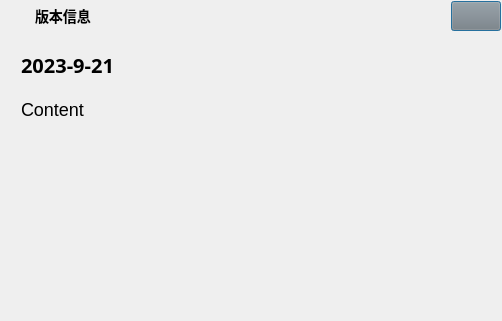
<?xml version="1.0" encoding="UTF-8"?>
<ui version="4.0">
 <class>UpdateUiClass</class>
 <widget class="QDialog" name="UpdateUiClass">
  <property name="geometry">
   <rect>
    <x>0</x>
    <y>0</y>
    <width>502</width>
    <height>321</height>
   </rect>
  </property>
  <property name="windowTitle">
   <string>Dialog</string>
  </property>
  <property name="windowIcon">
   <iconset resource="../res/QuickInput.qrc">
    <normaloff>:/icon.png</normaloff>:/icon.png</iconset>
  </property>
  <layout class="QVBoxLayout" name="verticalLayout">
   <property name="spacing">
    <number>0</number>
   </property>
   <property name="leftMargin">
    <number>1</number>
   </property>
   <property name="topMargin">
    <number>1</number>
   </property>
   <property name="rightMargin">
    <number>1</number>
   </property>
   <property name="bottomMargin">
    <number>1</number>
   </property>
   <item>
    <widget class="QWidget" name="title_widget" native="true">
     <property name="minimumSize">
      <size>
       <width>0</width>
       <height>30</height>
      </size>
     </property>
     <property name="maximumSize">
      <size>
       <width>16777215</width>
       <height>30</height>
      </size>
     </property>
     <layout class="QHBoxLayout" name="horizontalLayout">
      <property name="spacing">
       <number>0</number>
      </property>
      <property name="leftMargin">
       <number>5</number>
      </property>
      <property name="topMargin">
       <number>0</number>
      </property>
      <property name="rightMargin">
       <number>0</number>
      </property>
      <property name="bottomMargin">
       <number>0</number>
      </property>
      <item>
       <widget class="QLabel" name="title_icon_label">
        <property name="sizePolicy">
         <sizepolicy hsizetype="Fixed" vsizetype="Fixed">
          <horstretch>0</horstretch>
          <verstretch>0</verstretch>
         </sizepolicy>
        </property>
        <property name="minimumSize">
         <size>
          <width>20</width>
          <height>20</height>
         </size>
        </property>
        <property name="mouseTracking">
         <bool>true</bool>
        </property>
        <property name="styleSheet">
         <string notr="true">background:none;border-image:url(:/icon.png);</string>
        </property>
        <property name="text">
         <string/>
        </property>
       </widget>
      </item>
      <item>
       <widget class="QLabel" name="title_label">
        <property name="sizePolicy">
         <sizepolicy hsizetype="Preferred" vsizetype="Fixed">
          <horstretch>0</horstretch>
          <verstretch>0</verstretch>
         </sizepolicy>
        </property>
        <property name="maximumSize">
         <size>
          <width>16777215</width>
          <height>20</height>
         </size>
        </property>
        <property name="font">
         <font>
          <family>Microsoft YaHei</family>
          <pointsize>-1</pointsize>
          <weight>63</weight>
          <bold>true</bold>
         </font>
        </property>
        <property name="mouseTracking">
         <bool>true</bool>
        </property>
        <property name="styleSheet">
         <string notr="true">font-family:&quot;Microsoft YaHei&quot;;font-size:14px;font-weight:500;margin-left:5px</string>
        </property>
        <property name="text">
         <string>版本信息</string>
        </property>
       </widget>
      </item>
      <item>
       <spacer name="title_spacer">
        <property name="orientation">
         <enum>Qt::Horizontal</enum>
        </property>
        <property name="sizeHint" stdset="0">
         <size>
          <width>0</width>
          <height>0</height>
         </size>
        </property>
       </spacer>
      </item>
      <item>
       <widget class="QPushButton" name="title_close_button">
        <property name="sizePolicy">
         <sizepolicy hsizetype="Fixed" vsizetype="Fixed">
          <horstretch>20</horstretch>
          <verstretch>20</verstretch>
         </sizepolicy>
        </property>
        <property name="minimumSize">
         <size>
          <width>50</width>
          <height>30</height>
         </size>
        </property>
        <property name="maximumSize">
         <size>
          <width>50</width>
          <height>30</height>
         </size>
        </property>
        <property name="focusPolicy">
         <enum>Qt::ClickFocus</enum>
        </property>
        <property name="toolTip">
         <string>关闭</string>
        </property>
        <property name="styleSheet">
         <string notr="true">QPushButton{background-color:rgba(128,128,128,0.1);image:url(:/close.png);font-size:12px}QPushButton:hover{background-color:rgba(255,0,0,0.3)}</string>
        </property>
        <property name="text">
         <string/>
        </property>
       </widget>
      </item>
     </layout>
    </widget>
   </item>
   <item>
    <widget class="QWidget" name="content_widget" native="true">
     <layout class="QVBoxLayout" name="verticalLayout_2">
      <property name="spacing">
       <number>20</number>
      </property>
      <property name="leftMargin">
       <number>20</number>
      </property>
      <property name="topMargin">
       <number>20</number>
      </property>
      <property name="rightMargin">
       <number>20</number>
      </property>
      <property name="bottomMargin">
       <number>20</number>
      </property>
      <item>
       <widget class="QLabel" name="version_label">
        <property name="sizePolicy">
         <sizepolicy hsizetype="Preferred" vsizetype="Fixed">
          <horstretch>0</horstretch>
          <verstretch>0</verstretch>
         </sizepolicy>
        </property>
        <property name="font">
         <font>
          <family>Microsoft YaHei</family>
          <pointsize>-1</pointsize>
          <weight>75</weight>
          <bold>true</bold>
         </font>
        </property>
        <property name="styleSheet">
         <string notr="true">font-size:20px</string>
        </property>
        <property name="text">
         <string>2023-9-21</string>
        </property>
        <property name="textFormat">
         <enum>Qt::PlainText</enum>
        </property>
       </widget>
      </item>
      <item>
       <widget class="QLabel" name="content_label">
        <property name="styleSheet">
         <string notr="true">font-size:18px</string>
        </property>
        <property name="text">
         <string>Content</string>
        </property>
        <property name="textFormat">
         <enum>Qt::PlainText</enum>
        </property>
        <property name="alignment">
         <set>Qt::AlignLeading|Qt::AlignLeft|Qt::AlignTop</set>
        </property>
       </widget>
      </item>
     </layout>
    </widget>
   </item>
  </layout>
 </widget>
 <resources>
  <include location="../res/QuickInput.qrc"/>
 </resources>
 <connections/>
</ui>
